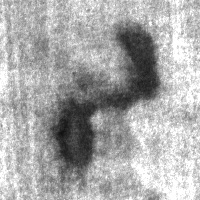
#> input picture dataset/normal/patches_75.jpg, 200 x 200 px; the run also reads 1 picture not shown here
$ python main.py
#> lines starting #> are read from the running program, lines starting #| are printed output that depends on the picture; after the words box and inside, x2 and y2 are one past the last pixel; in counts of white or black regions, pixels touching at a corner belong together
### src/classificacao.py
import os
import cv2
import numpy as np

from skimage.feature import local_binary_pattern
from sklearn.neighbors import KNeighborsClassifier
from sklearn.preprocessing import StandardScaler

from preprocessamento import preprocessar


def extrair_lbp(imagem):
    _, equalizada = preprocessar(imagem)

    radius = 2
    n_points = 8 * radius

    lbp = local_binary_pattern(
        equalizada,
        n_points,
        radius,
        method="uniform"
    )

    hist, _ = np.histogram(
        lbp.ravel(),
        bins=np.arange(0, n_points + 3),
        range=(0, n_points + 2)
    )

    hist = hist.astype("float")
    hist /= (hist.sum() + 1e-7)

    return hist


def carregar_dataset(caminho_dataset):
#> called with caminho_dataset = '../dataset'
    X = []
    y = []

    classes = {
        "normal": 0,
        "defeito": 1
    }

    for pasta, label in classes.items():
        caminho_pasta = os.path.join(caminho_dataset, pasta)

        for arquivo in os.listdir(caminho_pasta):
            if arquivo.lower().endswith((".jpg", ".jpeg", ".png", ".bmp")):
                caminho = os.path.join(caminho_pasta, arquivo)

                imagem = cv2.imread(caminho, cv2.IMREAD_GRAYSCALE)
#> imagem is the input picture: shape (200, 200); min 15, max 255, mean 169.2

                if imagem is None:
                    continue

                caracteristicas = extrair_lbp(imagem)
#> in preprocessar, `equalizada = cv2.equalizeHist(gauss)`:
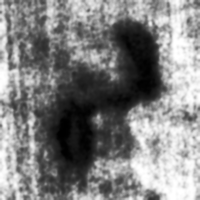
#> equalizada: shape (200, 200); min 0, max 255, mean 128.3
#> in extrair_lbp, `lbp = local_binary_pattern( equalizada, n_points, radius, method="unif..`:
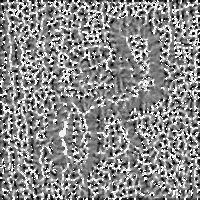
#> lbp: shape (200, 200) float64; min 0, max 17, mean 9.22; drawn with min black and max white
#> in extrair_lbp, `hist, _ = np.histogram( lbp.ravel(), bins=np.arange(0, n_points + 3), ..`: hist = 18 values, max 5254 at index 17, min 492 at index 15, mean 2222.2
#> in extrair_lbp, `hist /= (hist.sum() + 1e-7)`: hist = 18 values, max 0.131 at index 17, min 0.0123 at index 15, mean 0.0556
#> caracteristicas has the same summary as hist in extrair_lbp

                X.append(caracteristicas)
                y.append(label)
#> pass 2 of the loop in carregar_dataset, `for pasta, label in classes.items():`:
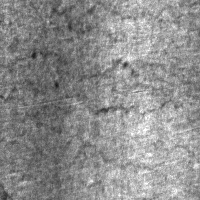
#> input picture dataset/defeito/crazing_283.jpg, 200 x 200 px
#> in carregar_dataset, imagem is the input picture: shape (200, 200); min 17, max 255, mean 140.9
#> in carregar_dataset, `caracteristicas = extrair_lbp(imagem)`: caracteristicas = 18 values, max 0.157 at index 17, min 0.014 at index 15, mean 0.0556

    return np.array(X), np.array(y)


def treinar_knn(caminho_dataset, k=3):
    X, y = carregar_dataset(caminho_dataset)

    scaler = StandardScaler()
    X_norm = scaler.fit_transform(X)

    knn = KNeighborsClassifier(n_neighbors=k)
    knn.fit(X_norm, y)

    return knn, scaler


def classificar_superficie_knn(imagem, knn, scaler):
    caracteristicas = extrair_lbp(imagem)
    caracteristicas = scaler.transform([caracteristicas])

    classe = knn.predict(caracteristicas)[0]
    probabilidades = knn.predict_proba(caracteristicas)[0]

    confianca = max(probabilidades) * 100

    if classe == 1:
        resultado = "SUPERFICIE COM DEFEITO"
    else:
        resultado = "SUPERFICIE NORMAL"

    return resultado, confianca

### src/preprocessamento.py
import cv2

def preprocessar(imagem):
    """
    Realiza o pré-processamento da imagem.

    Etapas:
    1. Filtro Gaussiano
    2. Equalização de Histograma
    """

    # Redução de ruído
    gauss = cv2.GaussianBlur(imagem, (5, 5), 0)

    # Melhora do contraste
    equalizada = cv2.equalizeHist(gauss)

    return gauss, equalizada

### src/bordas.py
import cv2

def detectar_bordas(imagem):
    # Detecta bordas usando  Canny.

    bordas = cv2.Canny(imagem, 50, 150)
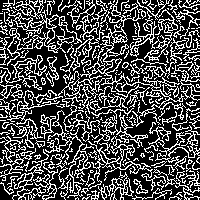
#> bordas: shape (200, 200); 30.3% white in thin lines or dots

    return bordas

### src/frequencia.py
import cv2
import numpy as np


def transformar_fft(imagem):
    # Calcula a Transformada Discreta de Fourier e retorna o do espectro de frequência em uma img

    fft = np.fft.fft2(imagem)

    fft_shift = np.fft.fftshift(fft)

    magnitude = 20 * np.log(np.abs(fft_shift) + 1)


    # Normaliza pra exibir
    magnitude = cv2.normalize(
        magnitude,
        None,
        0,
        255,
        cv2.NORM_MINMAX
    )

    return magnitude.astype(np.uint8)

### src/segmentacao.py
import cv2
import numpy as np


def segmentar_defeitos(imagem):
    # Segmentação com otsu + blackhat

    _, otsu = cv2.threshold(
        imagem,
        0,
        255,
        cv2.THRESH_BINARY_INV + cv2.THRESH_OTSU
    )
#> otsu: shape (200, 200); 50.2% white; 63 black regions (47 under 20 px), largest, box (x1, y1, x2, y2) and area: (66, 0, 200, 200) 18828, (0, 0, 17, 25) 159, (0, 27, 15, 42) 83

    kernel = np.ones((3, 3), np.uint8)

    abertura = cv2.morphologyEx(otsu, cv2.MORPH_OPEN, kernel, iterations=1)
#> abertura: shape (200, 200); 48.7% white; 47 white regions (22 under 20 px), largest, box (x1, y1, x2, y2) and area: (0, 0, 129, 200) 17443, (180, 63, 200, 101) 435, (188, 12, 200, 38) 179
    fechamento = cv2.morphologyEx(abertura, cv2.MORPH_CLOSE, kernel, iterations=2)
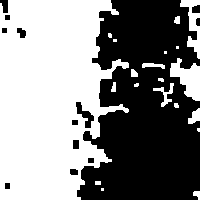
#> fechamento: shape (200, 200); 52.8% white; 13 black regions, largest, box (x1, y1, x2, y2) and area: (77, 0, 200, 200) 18238, (76, 102, 94, 128) 189, (0, 0, 8, 13) 77
#> in classificar_superficie_knn, `classe = knn.predict(caracteristicas)[0]`: classe = 0
#> in classificar_superficie_knn, `probabilidades = knn.predict_proba(caracteristicas)[0]`: probabilidades = [0.667, 0.333]
#> in classificar_superficie_knn, `confianca = max(probabilidades) * 100`: confianca = 66.67
#> in processar_imagem, `resultado, confianca = classificar_superficie_knn(imagem, knn, scaler)`: resultado = 'SUPERFICIE NORMAL'; confianca = 66.67
#| Classificação: SUPERFICIE NORMAL
#| Confiança: 66.67%

    return otsu, fechamento

### src/gerar_resultados.py
import os
import time
import cv2
import numpy as np
import pandas as pd
import matplotlib.pyplot as plt

from sklearn.metrics import accuracy_score, precision_score, recall_score, f1_score, confusion_matrix

from preprocessamento import preprocessar
from bordas import detectar_bordas
from frequencia import transformar_fft
from segmentacao import segmentar_defeitos
from classificacao import treinar_knn, classificar_superficie_knn, extrair_lbp


CAMINHO_DATASET = "../dataset"
CAMINHO_RESULTADOS = "../resultados"


def garantir_pastas():
    os.makedirs(CAMINHO_RESULTADOS, exist_ok=True)
    os.makedirs(os.path.join(CAMINHO_RESULTADOS, "amostras"), exist_ok=True)


def salvar_pipeline(caminho_imagem, knn, scaler, nome_saida="pipeline.png"):
#> called with caminho_imagem = '../dataset/defeito/crazing_283.jpg', nome_saida = 'pipeline.png'
    inicio = time.time()

    imagem = cv2.imread(caminho_imagem, cv2.IMREAD_GRAYSCALE)

    if imagem is None:
        print(f"Erro ao carregar imagem: {caminho_imagem}")
        return

    gauss, equalizada = preprocessar(imagem)
    bordas = detectar_bordas(equalizada)
    fft = transformar_fft(equalizada)
    otsu, segmentada = segmentar_defeitos(equalizada)
    lbp = extrair_lbp(imagem)
#> lbp has the same summary as caracteristicas in carregar_dataset

    resultado, confianca = classificar_superficie_knn(imagem, knn, scaler)
#> resultado = 'SUPERFICIE NORMAL'; confianca = 66.67

    tempo = time.time() - inicio

    fig, axs = plt.subplots(2, 4, figsize=(16, 8))

    imagens = [
        (imagem, "Original"),
        (gauss, "Filtro Gaussiano"),
        (equalizada, "Equalização"),
        (bordas, "Bordas - Canny"),
        (fft, "FFT"),
        (otsu, "Otsu"),
        (segmentada, "Segmentação"),
        (imagem, resultado)
    ]

    for ax, (img, titulo) in zip(axs.ravel(), imagens):
        ax.imshow(img, cmap="gray")
        ax.set_title(titulo, fontsize=11)
        ax.axis("off")
#> this loop made 8 passes
#> titulo on passes 1 to 8: 'Original', 'Filtro Gaussiano', 'Equalização', 'Bordas - Canny', 'FFT', 'Otsu', 'Segmentação', 'SUPERFICIE NORMAL'

    fig.suptitle(
        f"Sistema de Inspeção Automática de Superfícies\n"
        f"Classe: {resultado} | Confiança: {confianca:.2f}% | Tempo: {tempo:.4f}s",
        fontsize=16
    )

    plt.tight_layout()
    caminho_saida = os.path.join(CAMINHO_RESULTADOS, nome_saida)
    plt.savefig(caminho_saida, dpi=300)
    plt.close()

    print(f"Pipeline salvo em: {caminho_saida}")


def avaliar_e_salvar_resultados(knn, scaler):
    y_real = []
    y_pred = []
    registros = []

    classes = {
        "normal": 0,
        "defeito": 1
    }

    for pasta, esperado in classes.items():
        caminho_pasta = os.path.join(CAMINHO_DATASET, pasta)

        for arquivo in os.listdir(caminho_pasta):
            if not arquivo.lower().endswith((".jpg", ".jpeg", ".png", ".bmp")):
                continue

            caminho_img = os.path.join(caminho_pasta, arquivo)

            inicio = time.time()
            imagem = cv2.imread(caminho_img, cv2.IMREAD_GRAYSCALE)

            if imagem is None:
                continue

            resultado, confianca = classificar_superficie_knn(imagem, knn, scaler)
#> resultado = 'SUPERFICIE NORMAL'; confianca = 66.67
            tempo = time.time() - inicio

            previsto = 1 if resultado == "SUPERFICIE COM DEFEITO" else 0
#> previsto = 0
            acertou = esperado == previsto
#> acertou = True

            y_real.append(esperado)
            y_pred.append(previsto)

            registros.append({
                "imagem": arquivo,
                "classe_real": "SUPERFICIE COM DEFEITO" if esperado == 1 else "SUPERFICIE NORMAL",
                "classe_prevista": resultado,
                "confianca": round(confianca, 2),
                "tempo_processamento": round(tempo, 5),
                "acertou": acertou
            })
#> pass 2 of the loop in avaliar_e_salvar_resultados, `for pasta, esperado in classes.items():`:
#> acertou = False

    acc = accuracy_score(y_real, y_pred)
    prec = precision_score(y_real, y_pred, zero_division=0)
    rec = recall_score(y_real, y_pred, zero_division=0)
    f1 = f1_score(y_real, y_pred, zero_division=0)
    matriz = confusion_matrix(y_real, y_pred)

    df = pd.DataFrame(registros)
    df.to_csv(os.path.join(CAMINHO_RESULTADOS, "resultados.csv"), index=False, encoding="utf-8-sig")

    salvar_metricas_txt(acc, prec, rec, f1, matriz, len(y_real))
    salvar_grafico_metricas(acc, prec, rec, f1)
    salvar_matriz_confusao(matriz)

    print("\n===== RESULTADOS =====")
    print(f"Acurácia: {acc * 100:.2f}%")
    print(f"Precisão: {prec * 100:.2f}%")
    print(f"Recall: {rec * 100:.2f}%")
    print(f"F1-score: {f1 * 100:.2f}%")
    print("\nMatriz de confusão:")
    print(matriz)

    return df


def salvar_metricas_txt(acc, prec, rec, f1, matriz, total):
    caminho = os.path.join(CAMINHO_RESULTADOS, "metricas.txt")

    with open(caminho, "w", encoding="utf-8") as f:
        f.write("Sistema Inteligente de Inspeção Automática de Superfícies\n")
        f.write("Utilizando Processamento Digital de Imagens e k-NN\n\n")
        f.write("Base de dados: NEU Surface Defect Database\n")
        f.write(f"Total de imagens avaliadas: {total}\n\n")
        f.write(f"Acurácia: {acc * 100:.2f}%\n")
        f.write(f"Precisão: {prec * 100:.2f}%\n")
        f.write(f"Recall: {rec * 100:.2f}%\n")
        f.write(f"F1-score: {f1 * 100:.2f}%\n\n")
        f.write("Matriz de confusão:\n")
        f.write(str(matriz))

    print(f"Métricas salvas em: {caminho}")


def salvar_grafico_metricas(acc, prec, rec, f1):
#> called with acc = 0.667, prec = 0, rec = 0, f1 = 0
    nomes = ["Acurácia", "Precisão", "Recall", "F1-score"]
    valores = [acc * 100, prec * 100, rec * 100, f1 * 100]

    plt.figure(figsize=(8, 5))
    plt.bar(nomes, valores)

    for i, valor in enumerate(valores):
        plt.text(i, valor + 1, f"{valor:.2f}%", ha="center")

    plt.ylim(0, 110)
    plt.title("Métricas de Avaliação do Sistema")
    plt.ylabel("Percentual (%)")
    plt.tight_layout()

    caminho = os.path.join(CAMINHO_RESULTADOS, "metricas.png")
    plt.savefig(caminho, dpi=300)
#> figure, not shown here; tallest bar 66.67 high, from x = -0.4 to 0.4
    plt.close()

    print(f"Gráfico de métricas salvo em: {caminho}")


def salvar_matriz_confusao(matriz):
    plt.figure(figsize=(6, 5))
    plt.imshow(matriz)

    plt.title("Matriz de Confusão")
    plt.xlabel("Classe Prevista")
    plt.ylabel("Classe Real")

    classes = ["Normal", "Com Defeito"]
    plt.xticks([0, 1], classes)
    plt.yticks([0, 1], classes)

    for i in range(matriz.shape[0]):
        for j in range(matriz.shape[1]):
            plt.text(j, i, matriz[i, j], ha="center", va="center", fontsize=16)

    plt.colorbar()
    plt.tight_layout()

    caminho = os.path.join(CAMINHO_RESULTADOS, "matriz_confusao.png")
    plt.savefig(caminho, dpi=300)
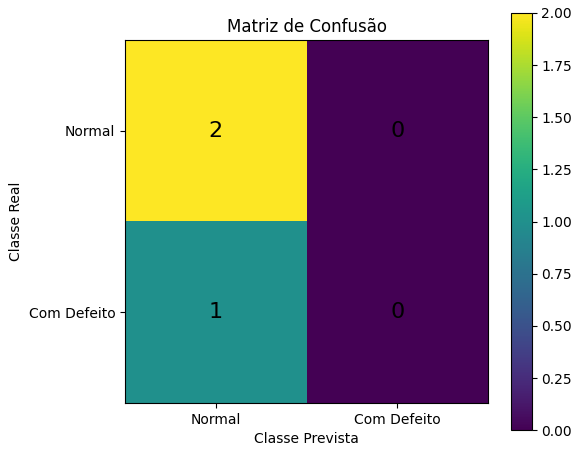
#> figure drawn by matplotlib, 2 panels
    plt.close()

    print(f"Matriz de confusão salva em: {caminho}")


def gerar_amostras(df, knn, scaler, limite=6):
    amostras = df.head(limite)

    for i, linha in enumerate(amostras.itertuples(), start=1):
        classe_pasta = "defeito" if linha.classe_real == "SUPERFICIE COM DEFEITO" else "normal"
        caminho_img = os.path.join(CAMINHO_DATASET, classe_pasta, linha.imagem)

        salvar_pipeline(
            caminho_img,
            knn,
            scaler,
            nome_saida=f"amostras/resultado_{i}.png"
        )
#> in detectar_bordas (call 3), `bordas = cv2.Canny(imagem, 50, 150)`: bordas: shape (200, 200); 21.1% white in thin lines or dots
#> in transformar_fft (call 3), `magnitude = 20 * np.log(np.abs(fft_shift) + 1)`:
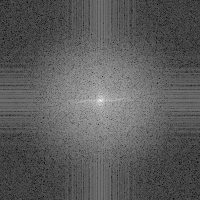
#> magnitude: shape (200, 200) float64; min 19.22, max 309, mean 123.3; drawn with min black and max white
#> in segmentar_defeitos (call 3), `_, otsu = cv2.threshold( imagem, 0, 255, cv2.THRESH_BINARY_INV + cv2.T..`: otsu: shape (200, 200); 49.3% white; 59 white regions (43 under 20 px), largest, box (x1, y1, x2, y2) and area: (7, 0, 168, 200) 18488, (16, 147, 30, 165) 152, (16, 166, 32, 193) 123
#> in segmentar_defeitos (call 3), `abertura = cv2.morphologyEx(otsu, cv2.MORPH_OPEN, kernel, iterations=1)`: abertura: shape (200, 200); 47.6% white; 34 white regions (14 under 20 px), largest, box (x1, y1, x2, y2) and area: (15, 0, 168, 200) 16901, (9, 81, 32, 124) 518, (98, 175, 137, 200) 495
#> in segmentar_defeitos (call 3), `fechamento = cv2.morphologyEx(abertura, cv2.MORPH_CLOSE, kernel, itera..`:
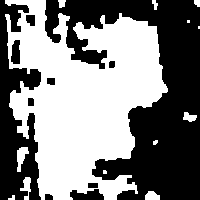
#> fechamento: shape (200, 200); 50.5% white; 10 black regions, largest, box (x1, y1, x2, y2) and area: (45, 0, 200, 200) 14513, (0, 0, 41, 200) 4512, (70, 189, 104, 200) 272
#> pass 2 of the loop in gerar_amostras, `for i, linha in enumerate(amostras.itertuples(), start=1):`:
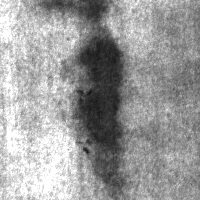
#> input picture dataset/normal/patches_76.jpg, 200 x 200 px
#> in salvar_pipeline, imagem is the input picture: shape (200, 200); min 12, max 255, mean 155.6
#> bordas: shape (200, 200); 20.9% white in thin lines or dots
#> otsu: shape (200, 200); 49.9% white; 22 white regions (20 under 20 px), largest, box (x1, y1, x2, y2) and area: (30, 0, 200, 200) 19817, (61, 110, 67, 121) 45
#> abertura: shape (200, 200); 48.8% white; 8 white regions (3 under 20 px), largest, box (x1, y1, x2, y2) and area: (31, 0, 200, 200) 19267, (147, 188, 165, 200) 133, (61, 111, 66, 120) 40, (143, 175, 148, 182) 28, (154, 42, 159, 47) 20
#> fechamento: shape (200, 200); 52.4% white; 9 black regions, largest, box (x1, y1, x2, y2) and area: (0, 0, 103, 200) 14553, (107, 0, 190, 64) 2788, (129, 99, 156, 128) 546
#> in extrair_lbp (call 12), `lbp = local_binary_pattern( equalizada, n_points, radius, method="unif..`:
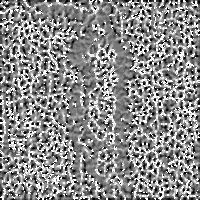
#> lbp: shape (200, 200) float64; min 0, max 17, mean 9.29; drawn with min black and max white
#> in extrair_lbp (call 12), `hist, _ = np.histogram( lbp.ravel(), bins=np.arange(0, n_points + 3), ..`: hist = 18 values, max 5620 at index 17, min 512 at index 15, mean 2222.2
#> in extrair_lbp (call 12), `hist /= (hist.sum() + 1e-7)`: hist = 18 values, max 0.14 at index 17, min 0.0128 at index 15, mean 0.0556
#> in salvar_pipeline (call 3), `lbp = extrair_lbp(imagem)`: lbp has the same summary as hist in extrair_lbp


# [21 lines that do not run on import are left out]

### src/main.py
import os
import cv2

from preprocessamento import preprocessar
from bordas import detectar_bordas
from frequencia import transformar_fft
from segmentacao import segmentar_defeitos
from classificacao import treinar_knn, classificar_superficie_knn

from gerar_resultados import (
    garantir_pastas,
    avaliar_e_salvar_resultados,
    salvar_pipeline,
    gerar_amostras,
    CAMINHO_DATASET
)


def processar_imagem(caminho_imagem, knn, scaler):
    imagem = cv2.imread(caminho_imagem, cv2.IMREAD_GRAYSCALE)

    if imagem is None:
        print("Erro ao carregar imagem.")
        return

    gauss, equalizada = preprocessar(imagem)
    bordas = detectar_bordas(equalizada)
    fft = transformar_fft(equalizada)
    otsu, segmentada = segmentar_defeitos(equalizada)

    resultado, confianca = classificar_superficie_knn(imagem, knn, scaler)

    print("\n===== RESULTADO DA INSPEÇÃO =====")
    print(f"Imagem analisada: {caminho_imagem}")
    print(f"Classificação: {resultado}")
    print(f"Confiança: {confianca:.2f}%")

    cv2.imshow("Original", imagem)
    cv2.imshow("Filtro Gaussiano", gauss)
    cv2.imshow("Equalizacao de Histograma", equalizada)
    cv2.imshow("Bordas - Canny", bordas)
    cv2.imshow("Dominio da Frequencia - FFT", fft)
    cv2.imshow("Segmentacao - Otsu", otsu)
    cv2.imshow("Segmentacao Final", segmentada)

    cv2.waitKey(0)
    cv2.destroyAllWindows()


def escolher_imagem_exemplo():
    pasta_defeito = os.path.join(CAMINHO_DATASET, "defeito")

    arquivos = [
        a for a in os.listdir(pasta_defeito)
        if a.lower().endswith((".jpg", ".jpeg", ".png", ".bmp"))
    ]

    if not arquivos:
        return None

    return os.path.join(pasta_defeito, arquivos[0])


def mostrar_demo_visual():
    caminho_pipeline = "../resultados/pipeline.png"

    imagem = cv2.imread(caminho_pipeline)

    if imagem is None:
        print("Não foi possível abrir a demo visual.")
        return

    largura = 1200
    altura = int(imagem.shape[0] * (largura / imagem.shape[1]))
    imagem = cv2.resize(imagem, (largura, altura))

    cv2.imshow("Demo Visual - Pipeline Completo", imagem)
    cv2.waitKey(0)
    cv2.destroyAllWindows()


def main():
    print("=" * 70)
    print("SISTEMA INTELIGENTE DE INSPEÇÃO AUTOMÁTICA DE SUPERFÍCIES")
    print("Processamento Digital de Imagens + k-NN")
    print("=" * 70)

    garantir_pastas()

    print("\n[1/5] Treinando classificador k-NN...")
    knn, scaler = treinar_knn(CAMINHO_DATASET, k=3)

    print("\n[2/5] Executando técnicas de processamento em uma imagem exemplo...")
    imagem_exemplo = escolher_imagem_exemplo()

    if imagem_exemplo is None:
        print("Nenhuma imagem encontrada em dataset/defeito.")
        return

    processar_imagem(imagem_exemplo, knn, scaler)

    print("\n[3/5] Gerando demo visual do pipeline completo...")
    salvar_pipeline(imagem_exemplo, knn, scaler, "pipeline.png")
    mostrar_demo_visual()

    print("\n[4/5] Avaliando o dataset completo...")
    df_resultados = avaliar_e_salvar_resultados(knn, scaler)

    print("\n[5/5] Gerando amostras visuais para relatório/slides...")
    gerar_amostras(df_resultados, knn, scaler, limite=6)

    print("\n" + "=" * 70)
    print("EXECUÇÃO FINALIZADA COM SUCESSO!")
    print("Arquivos gerados em: resultados/")
    print("=" * 70)

    print("""
Arquivos principais:

- resultados/pipeline.png
- resultados/metricas.png
- resultados/matriz_confusao.png
- resultados/metricas.txt
- resultados/resultados.csv
- resultados/amostras/
""")


if __name__ == "__main__":
    main()
